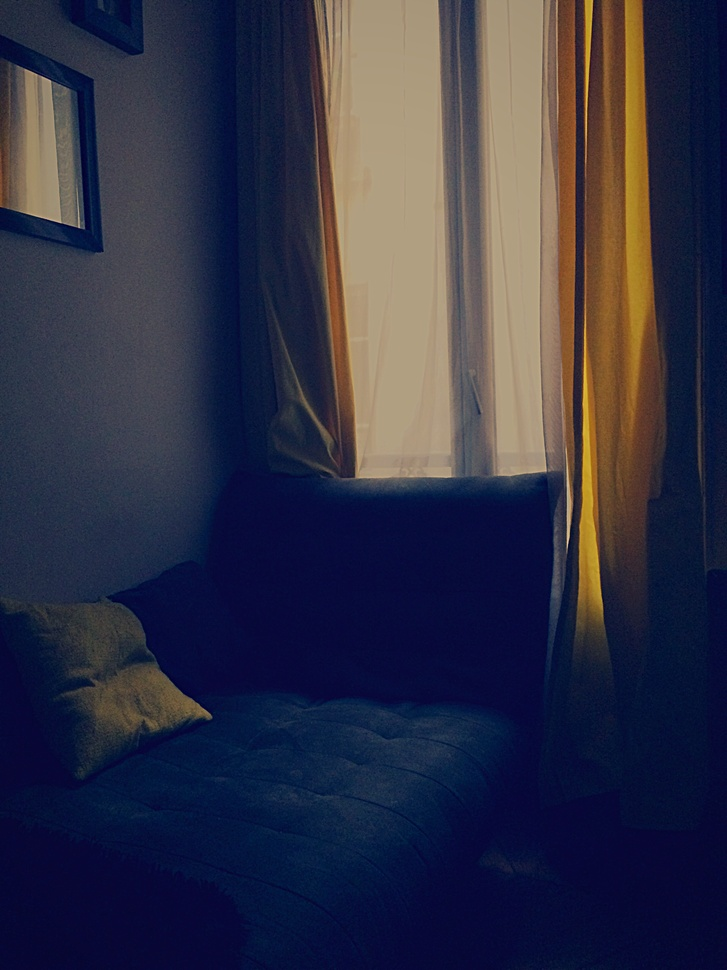
#> input picture Images/curtains-dark.jpg, 727 x 970 px, shrunk from 2448 x 3264 before the run
$ python mean_filter_color.py
#> lines starting #> are read from the running program, lines starting #| are printed output that depends on the picture
import numpy as np
import tkinter as tk
from tkinter import filedialog
import scipy.ndimage
from PIL import Image


root = tk.Tk()
root.withdraw()

file_path = filedialog.askopenfilename()
#> the answer given: Images/curtains-dark.jpg
image = Image.open(file_path)
#> image is the input picture: PIL image 727x970 RGB; mean R, G, B 49.2, 49.3, 68

image_array = np.array(image)
print(image_array)
#> (printed output is left out)

K = np.ones((5,5)) / 30


R = scipy.ndimage.convolve(image_array[:,:,0], K, mode='constant', cval=0)
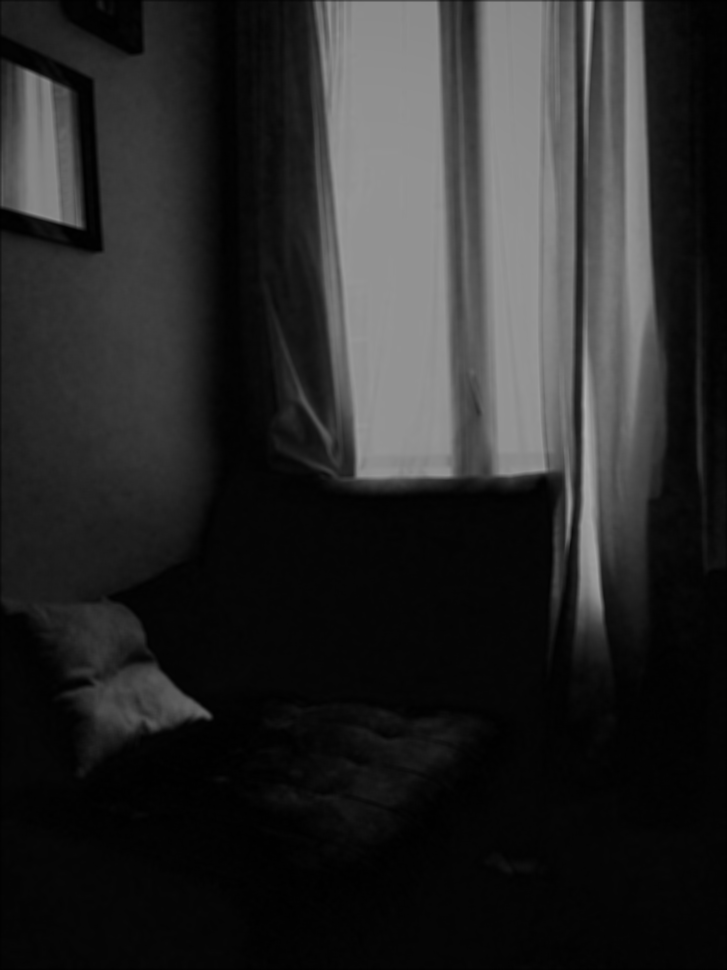
#> R: shape (970, 727); min 0, max 176, mean 40.4
G = scipy.ndimage.convolve(image_array[:,:,1], K, mode='constant', cval=0)
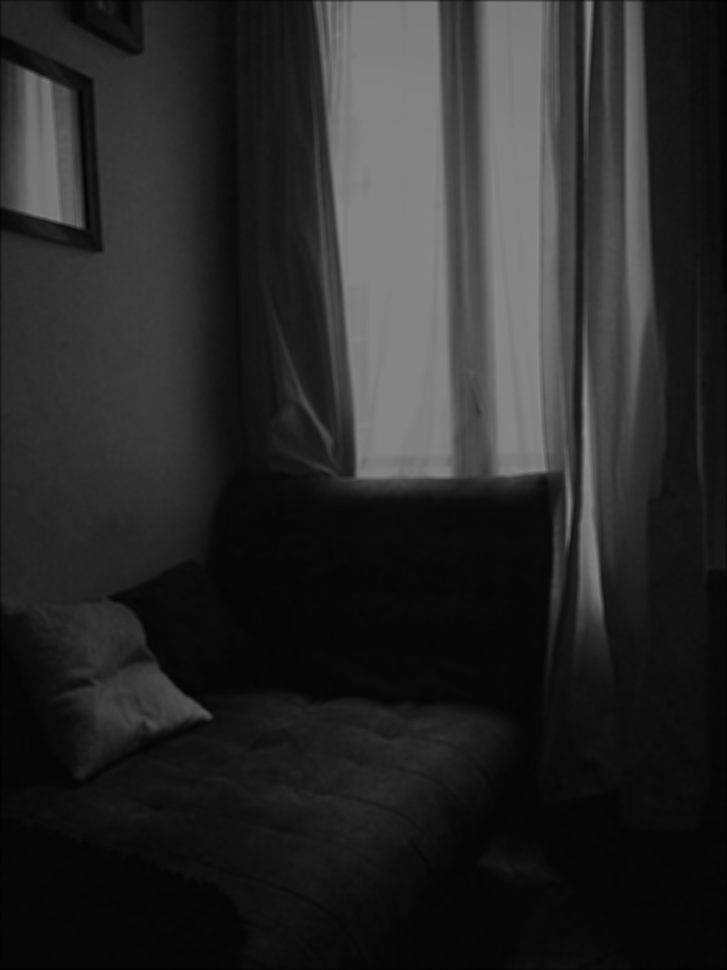
#> G: shape (970, 727); min 1, max 144, mean 40.5
B = scipy.ndimage.convolve(image_array[:,:,2], K, mode='constant', cval=0)
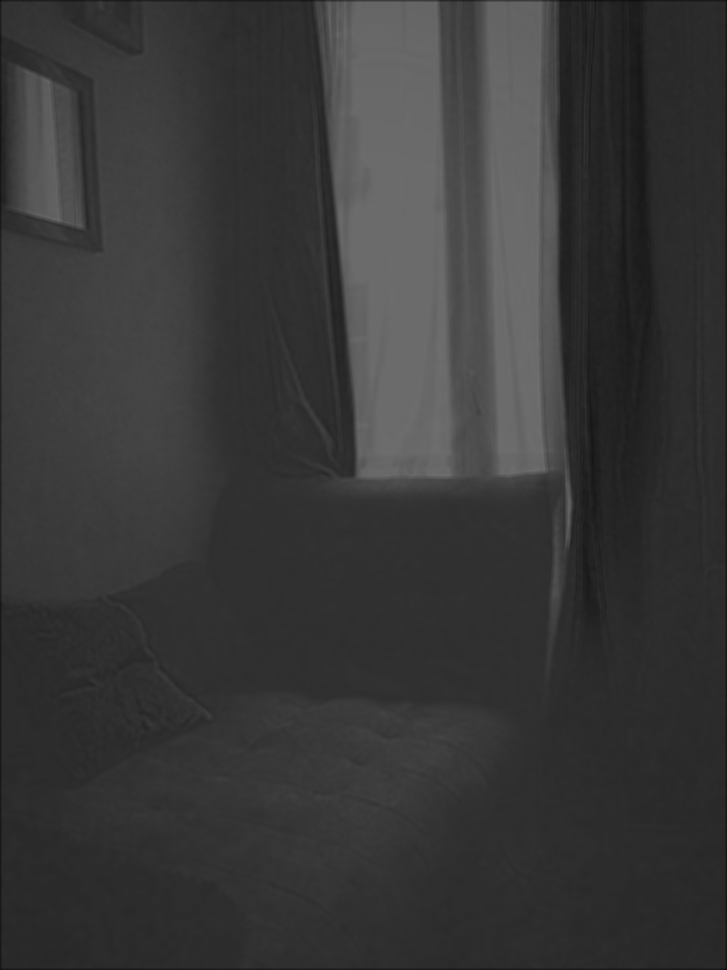
#> B: shape (970, 727); min 14, max 111, mean 56.1

filtered_array = np.stack([R, G, B], axis=2).astype(np.uint8)
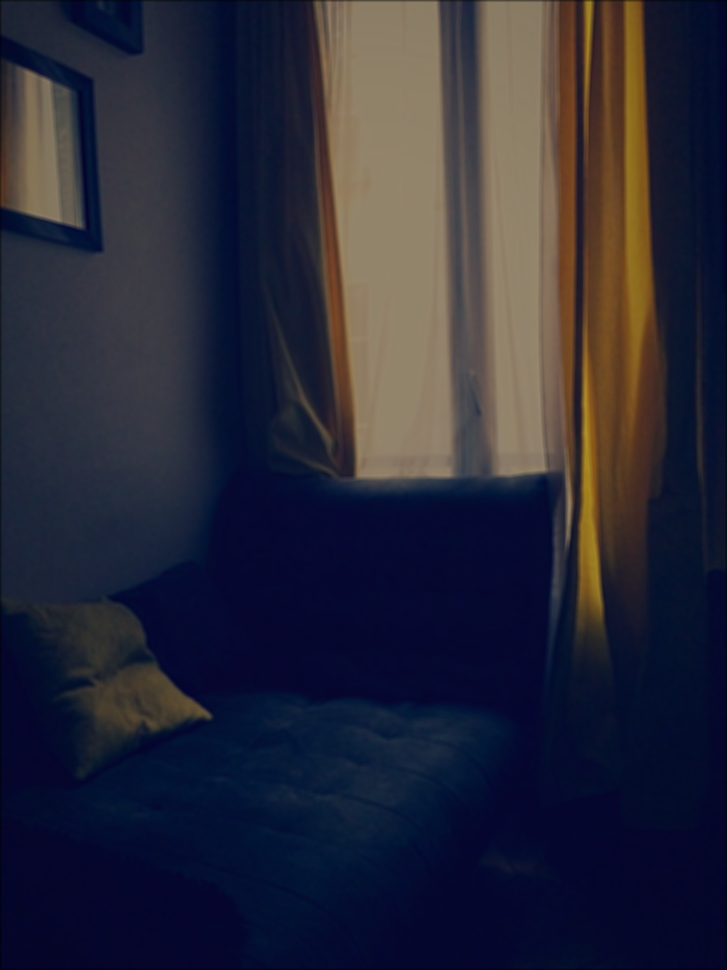
#> filtered_array: shape (970, 727, 3); mean R, G, B 40.4, 40.5, 56.1

filtered_image = Image.fromarray(filtered_array)

filtered_image.save(f'Images/Output/gambar')

$ run again, on Images/Siamese_cat_1110x740.png
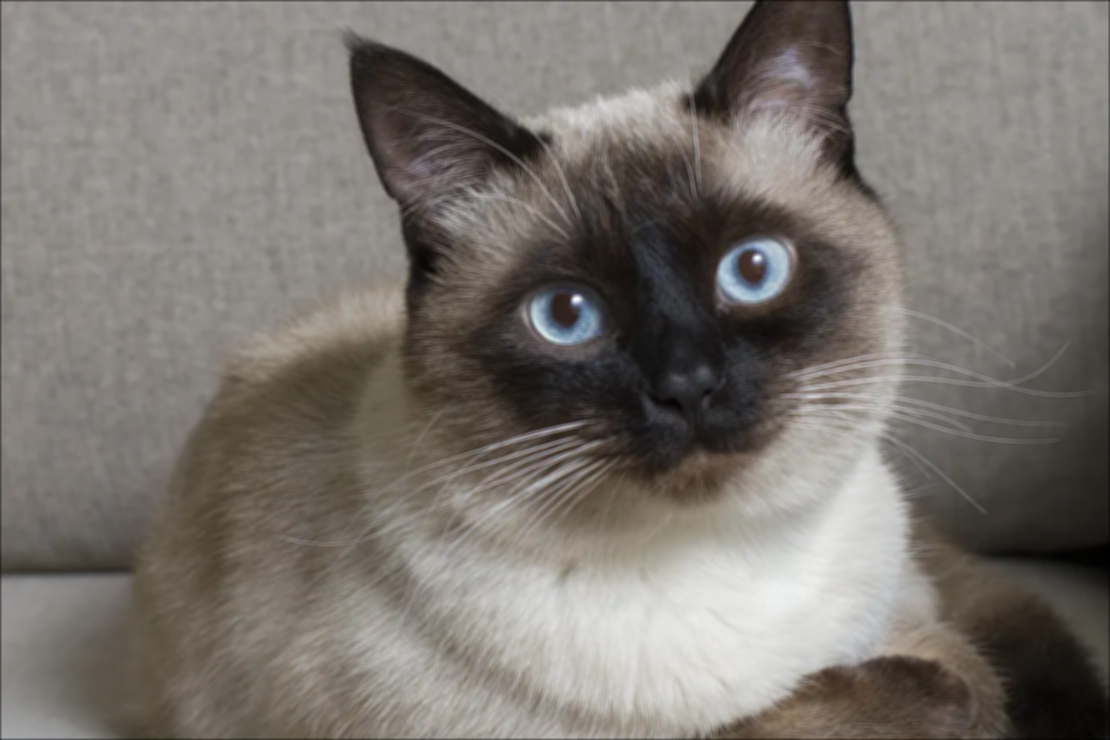
#> input picture Images/Siamese_cat_1110x740.png, 1110 x 740 px
#> image is the input picture: PIL image 1110x740 RGB; mean R, G, B 121.6, 116.1, 110.4
#> (printed output is left out)
#> `B = scipy.ndimage.convolve(image_array[:,:,2], K, mode='constant', cva..`:
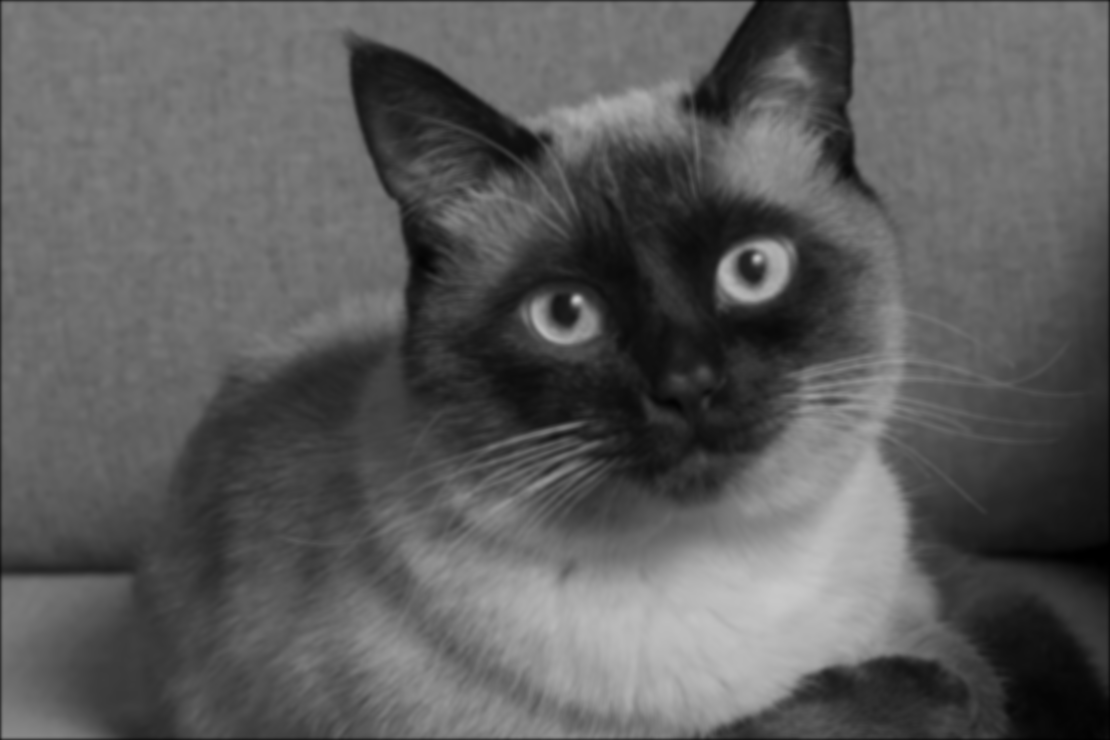
#> B: shape (740, 1110); min 0, max 199, mean 91.3
#> `filtered_array = np.stack([R, G, B], axis=2).astype(np.uint8)`:
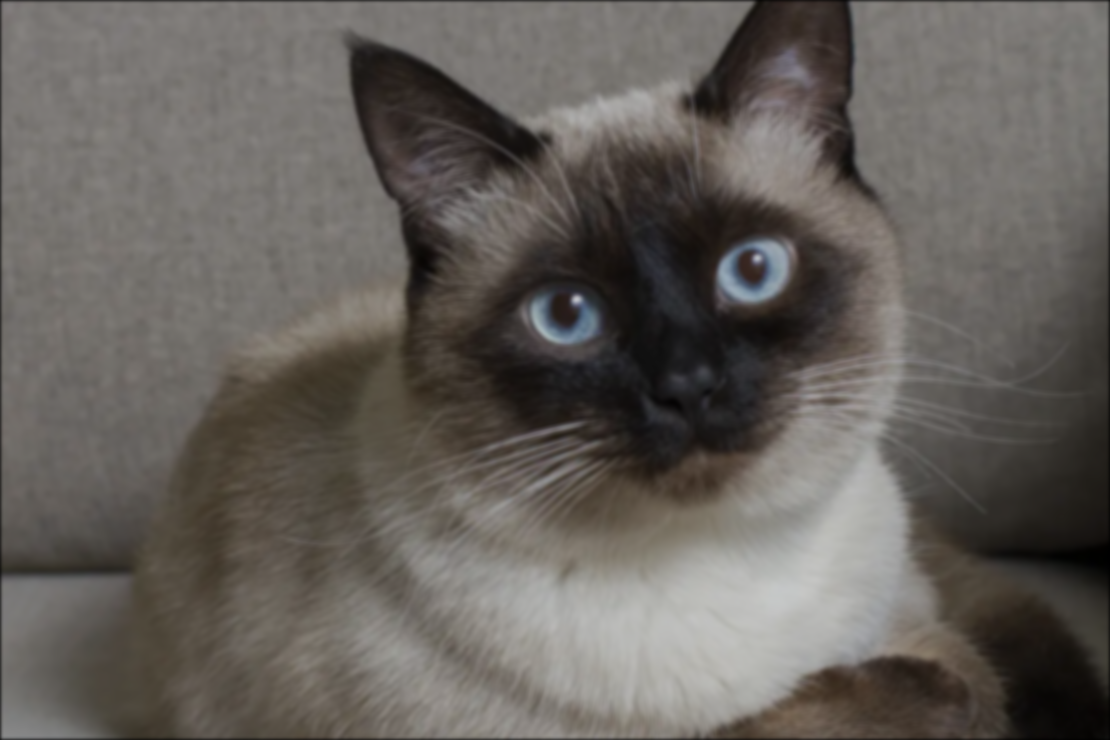
#> filtered_array: shape (740, 1110, 3); mean R, G, B 100.7, 96.1, 91.3
